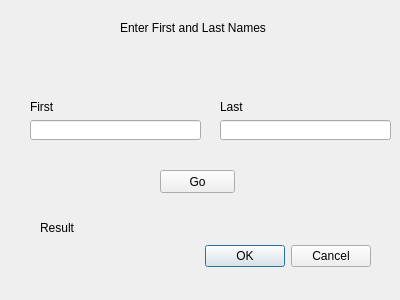
<?xml version="1.0" encoding="UTF-8"?>
<ui version="4.0">
 <class>HelloDialog</class>
 <widget class="QDialog" name="HelloDialog">
  <property name="geometry">
   <rect>
    <x>0</x>
    <y>0</y>
    <width>400</width>
    <height>300</height>
   </rect>
  </property>
  <property name="windowTitle">
   <string>PyQt Hello App</string>
  </property>
  <widget class="QDialogButtonBox" name="buttonBox">
   <property name="geometry">
    <rect>
     <x>30</x>
     <y>240</y>
     <width>341</width>
     <height>32</height>
    </rect>
   </property>
   <property name="orientation">
    <enum>Qt::Horizontal</enum>
   </property>
   <property name="standardButtons">
    <set>QDialogButtonBox::Cancel|QDialogButtonBox::Ok</set>
   </property>
  </widget>
  <widget class="QLineEdit" name="lineFirst">
   <property name="geometry">
    <rect>
     <x>30</x>
     <y>120</y>
     <width>171</width>
     <height>20</height>
    </rect>
   </property>
  </widget>
  <widget class="QLineEdit" name="lineLast">
   <property name="geometry">
    <rect>
     <x>220</x>
     <y>120</y>
     <width>171</width>
     <height>20</height>
    </rect>
   </property>
  </widget>
  <widget class="QLabel" name="label">
   <property name="geometry">
    <rect>
     <x>120</x>
     <y>20</y>
     <width>151</width>
     <height>16</height>
    </rect>
   </property>
   <property name="palette">
    <palette>
     <active>
      <colorrole role="WindowText">
       <brush brushstyle="SolidPattern">
        <color alpha="255">
         <red>0</red>
         <green>0</green>
         <blue>0</blue>
        </color>
       </brush>
      </colorrole>
      <colorrole role="Button">
       <brush brushstyle="SolidPattern">
        <color alpha="255">
         <red>255</red>
         <green>255</green>
         <blue>0</blue>
        </color>
       </brush>
      </colorrole>
      <colorrole role="Light">
       <brush brushstyle="SolidPattern">
        <color alpha="255">
         <red>255</red>
         <green>255</green>
         <blue>127</blue>
        </color>
       </brush>
      </colorrole>
      <colorrole role="Midlight">
       <brush brushstyle="SolidPattern">
        <color alpha="255">
         <red>255</red>
         <green>255</green>
         <blue>63</blue>
        </color>
       </brush>
      </colorrole>
      <colorrole role="Dark">
       <brush brushstyle="SolidPattern">
        <color alpha="255">
         <red>127</red>
         <green>127</green>
         <blue>0</blue>
        </color>
       </brush>
      </colorrole>
      <colorrole role="Mid">
       <brush brushstyle="SolidPattern">
        <color alpha="255">
         <red>170</red>
         <green>170</green>
         <blue>0</blue>
        </color>
       </brush>
      </colorrole>
      <colorrole role="Text">
       <brush brushstyle="SolidPattern">
        <color alpha="255">
         <red>0</red>
         <green>0</green>
         <blue>0</blue>
        </color>
       </brush>
      </colorrole>
      <colorrole role="BrightText">
       <brush brushstyle="SolidPattern">
        <color alpha="255">
         <red>255</red>
         <green>255</green>
         <blue>255</blue>
        </color>
       </brush>
      </colorrole>
      <colorrole role="ButtonText">
       <brush brushstyle="SolidPattern">
        <color alpha="255">
         <red>0</red>
         <green>0</green>
         <blue>0</blue>
        </color>
       </brush>
      </colorrole>
      <colorrole role="Base">
       <brush brushstyle="SolidPattern">
        <color alpha="255">
         <red>255</red>
         <green>255</green>
         <blue>255</blue>
        </color>
       </brush>
      </colorrole>
      <colorrole role="Window">
       <brush brushstyle="SolidPattern">
        <color alpha="255">
         <red>255</red>
         <green>255</green>
         <blue>0</blue>
        </color>
       </brush>
      </colorrole>
      <colorrole role="Shadow">
       <brush brushstyle="SolidPattern">
        <color alpha="255">
         <red>0</red>
         <green>0</green>
         <blue>0</blue>
        </color>
       </brush>
      </colorrole>
      <colorrole role="AlternateBase">
       <brush brushstyle="SolidPattern">
        <color alpha="255">
         <red>255</red>
         <green>255</green>
         <blue>127</blue>
        </color>
       </brush>
      </colorrole>
      <colorrole role="ToolTipBase">
       <brush brushstyle="SolidPattern">
        <color alpha="255">
         <red>255</red>
         <green>255</green>
         <blue>220</blue>
        </color>
       </brush>
      </colorrole>
      <colorrole role="ToolTipText">
       <brush brushstyle="SolidPattern">
        <color alpha="255">
         <red>0</red>
         <green>0</green>
         <blue>0</blue>
        </color>
       </brush>
      </colorrole>
     </active>
     <inactive>
      <colorrole role="WindowText">
       <brush brushstyle="SolidPattern">
        <color alpha="255">
         <red>0</red>
         <green>0</green>
         <blue>0</blue>
        </color>
       </brush>
      </colorrole>
      <colorrole role="Button">
       <brush brushstyle="SolidPattern">
        <color alpha="255">
         <red>255</red>
         <green>255</green>
         <blue>0</blue>
        </color>
       </brush>
      </colorrole>
      <colorrole role="Light">
       <brush brushstyle="SolidPattern">
        <color alpha="255">
         <red>255</red>
         <green>255</green>
         <blue>127</blue>
        </color>
       </brush>
      </colorrole>
      <colorrole role="Midlight">
       <brush brushstyle="SolidPattern">
        <color alpha="255">
         <red>255</red>
         <green>255</green>
         <blue>63</blue>
        </color>
       </brush>
      </colorrole>
      <colorrole role="Dark">
       <brush brushstyle="SolidPattern">
        <color alpha="255">
         <red>127</red>
         <green>127</green>
         <blue>0</blue>
        </color>
       </brush>
      </colorrole>
      <colorrole role="Mid">
       <brush brushstyle="SolidPattern">
        <color alpha="255">
         <red>170</red>
         <green>170</green>
         <blue>0</blue>
        </color>
       </brush>
      </colorrole>
      <colorrole role="Text">
       <brush brushstyle="SolidPattern">
        <color alpha="255">
         <red>0</red>
         <green>0</green>
         <blue>0</blue>
        </color>
       </brush>
      </colorrole>
      <colorrole role="BrightText">
       <brush brushstyle="SolidPattern">
        <color alpha="255">
         <red>255</red>
         <green>255</green>
         <blue>255</blue>
        </color>
       </brush>
      </colorrole>
      <colorrole role="ButtonText">
       <brush brushstyle="SolidPattern">
        <color alpha="255">
         <red>0</red>
         <green>0</green>
         <blue>0</blue>
        </color>
       </brush>
      </colorrole>
      <colorrole role="Base">
       <brush brushstyle="SolidPattern">
        <color alpha="255">
         <red>255</red>
         <green>255</green>
         <blue>255</blue>
        </color>
       </brush>
      </colorrole>
      <colorrole role="Window">
       <brush brushstyle="SolidPattern">
        <color alpha="255">
         <red>255</red>
         <green>255</green>
         <blue>0</blue>
        </color>
       </brush>
      </colorrole>
      <colorrole role="Shadow">
       <brush brushstyle="SolidPattern">
        <color alpha="255">
         <red>0</red>
         <green>0</green>
         <blue>0</blue>
        </color>
       </brush>
      </colorrole>
      <colorrole role="AlternateBase">
       <brush brushstyle="SolidPattern">
        <color alpha="255">
         <red>255</red>
         <green>255</green>
         <blue>127</blue>
        </color>
       </brush>
      </colorrole>
      <colorrole role="ToolTipBase">
       <brush brushstyle="SolidPattern">
        <color alpha="255">
         <red>255</red>
         <green>255</green>
         <blue>220</blue>
        </color>
       </brush>
      </colorrole>
      <colorrole role="ToolTipText">
       <brush brushstyle="SolidPattern">
        <color alpha="255">
         <red>0</red>
         <green>0</green>
         <blue>0</blue>
        </color>
       </brush>
      </colorrole>
     </inactive>
     <disabled>
      <colorrole role="WindowText">
       <brush brushstyle="SolidPattern">
        <color alpha="255">
         <red>127</red>
         <green>127</green>
         <blue>0</blue>
        </color>
       </brush>
      </colorrole>
      <colorrole role="Button">
       <brush brushstyle="SolidPattern">
        <color alpha="255">
         <red>255</red>
         <green>255</green>
         <blue>0</blue>
        </color>
       </brush>
      </colorrole>
      <colorrole role="Light">
       <brush brushstyle="SolidPattern">
        <color alpha="255">
         <red>255</red>
         <green>255</green>
         <blue>127</blue>
        </color>
       </brush>
      </colorrole>
      <colorrole role="Midlight">
       <brush brushstyle="SolidPattern">
        <color alpha="255">
         <red>255</red>
         <green>255</green>
         <blue>63</blue>
        </color>
       </brush>
      </colorrole>
      <colorrole role="Dark">
       <brush brushstyle="SolidPattern">
        <color alpha="255">
         <red>127</red>
         <green>127</green>
         <blue>0</blue>
        </color>
       </brush>
      </colorrole>
      <colorrole role="Mid">
       <brush brushstyle="SolidPattern">
        <color alpha="255">
         <red>170</red>
         <green>170</green>
         <blue>0</blue>
        </color>
       </brush>
      </colorrole>
      <colorrole role="Text">
       <brush brushstyle="SolidPattern">
        <color alpha="255">
         <red>127</red>
         <green>127</green>
         <blue>0</blue>
        </color>
       </brush>
      </colorrole>
      <colorrole role="BrightText">
       <brush brushstyle="SolidPattern">
        <color alpha="255">
         <red>255</red>
         <green>255</green>
         <blue>255</blue>
        </color>
       </brush>
      </colorrole>
      <colorrole role="ButtonText">
       <brush brushstyle="SolidPattern">
        <color alpha="255">
         <red>127</red>
         <green>127</green>
         <blue>0</blue>
        </color>
       </brush>
      </colorrole>
      <colorrole role="Base">
       <brush brushstyle="SolidPattern">
        <color alpha="255">
         <red>255</red>
         <green>255</green>
         <blue>0</blue>
        </color>
       </brush>
      </colorrole>
      <colorrole role="Window">
       <brush brushstyle="SolidPattern">
        <color alpha="255">
         <red>255</red>
         <green>255</green>
         <blue>0</blue>
        </color>
       </brush>
      </colorrole>
      <colorrole role="Shadow">
       <brush brushstyle="SolidPattern">
        <color alpha="255">
         <red>0</red>
         <green>0</green>
         <blue>0</blue>
        </color>
       </brush>
      </colorrole>
      <colorrole role="AlternateBase">
       <brush brushstyle="SolidPattern">
        <color alpha="255">
         <red>255</red>
         <green>255</green>
         <blue>0</blue>
        </color>
       </brush>
      </colorrole>
      <colorrole role="ToolTipBase">
       <brush brushstyle="SolidPattern">
        <color alpha="255">
         <red>255</red>
         <green>255</green>
         <blue>220</blue>
        </color>
       </brush>
      </colorrole>
      <colorrole role="ToolTipText">
       <brush brushstyle="SolidPattern">
        <color alpha="255">
         <red>0</red>
         <green>0</green>
         <blue>0</blue>
        </color>
       </brush>
      </colorrole>
     </disabled>
    </palette>
   </property>
   <property name="text">
    <string>Enter First and Last Names</string>
   </property>
   <property name="indent">
    <number>-3</number>
   </property>
  </widget>
  <widget class="QLabel" name="label_2">
   <property name="geometry">
    <rect>
     <x>30</x>
     <y>100</y>
     <width>47</width>
     <height>13</height>
    </rect>
   </property>
   <property name="text">
    <string>First</string>
   </property>
  </widget>
  <widget class="QLabel" name="label_3">
   <property name="geometry">
    <rect>
     <x>220</x>
     <y>100</y>
     <width>47</width>
     <height>13</height>
    </rect>
   </property>
   <property name="text">
    <string>Last</string>
   </property>
  </widget>
  <widget class="QPushButton" name="Go">
   <property name="geometry">
    <rect>
     <x>160</x>
     <y>170</y>
     <width>75</width>
     <height>23</height>
    </rect>
   </property>
   <property name="text">
    <string>Go</string>
   </property>
  </widget>
  <widget class="QLabel" name="label_Result">
   <property name="geometry">
    <rect>
     <x>40</x>
     <y>220</y>
     <width>341</width>
     <height>16</height>
    </rect>
   </property>
   <property name="text">
    <string>Result</string>
   </property>
  </widget>
 </widget>
 <resources/>
 <connections>
  <connection>
   <sender>buttonBox</sender>
   <signal>accepted()</signal>
   <receiver>HelloDialog</receiver>
   <slot>accept()</slot>
   <hints>
    <hint type="sourcelabel">
     <x>248</x>
     <y>254</y>
    </hint>
    <hint type="destinationlabel">
     <x>157</x>
     <y>274</y>
    </hint>
   </hints>
  </connection>
  <connection>
   <sender>buttonBox</sender>
   <signal>rejected()</signal>
   <receiver>HelloDialog</receiver>
   <slot>reject()</slot>
   <hints>
    <hint type="sourcelabel">
     <x>316</x>
     <y>260</y>
    </hint>
    <hint type="destinationlabel">
     <x>286</x>
     <y>274</y>
    </hint>
   </hints>
  </connection>
 </connections>
</ui>
